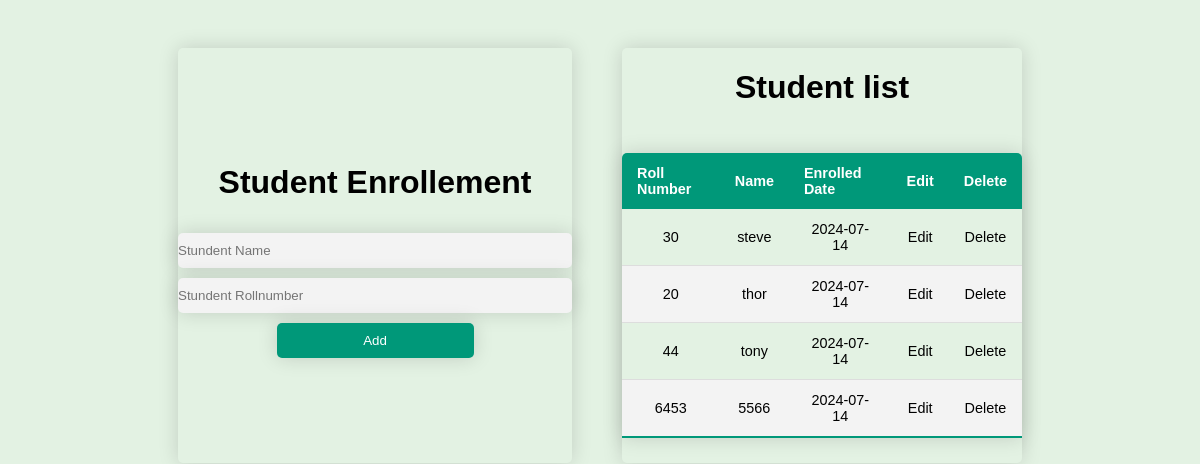
Before: / with the older database file.
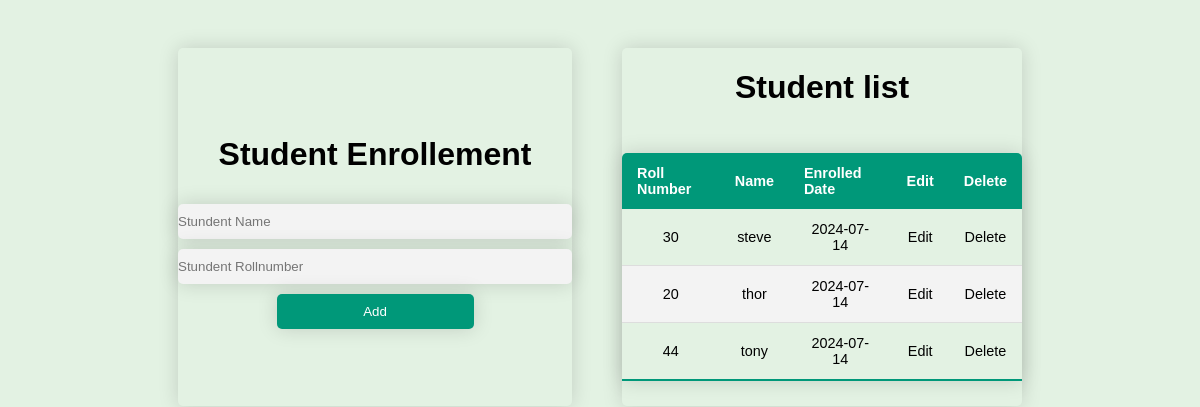
After: the same page with the newer database file.
### app.py (models this page shows, shortened)
class Enroll(db.Model):
    id = db.Column(db.Integer, primary_key=True)
    name = db.Column(db.String(200), nullable=False)
    rollnumber = db.Column(db.Integer, unique=True, nullable=False)
    enrolled_date = db.Column(db.DateTime, default=datetime.utcnow)

### app.py (the view)
@app.route('/', methods=['POST', 'GET'])
def index():
    if request.method == 'POST':
        student_name = request.form['name']
        student_rollnumber = request.form['rollnumber']
        if not is_valid_name(student_name):
            return "Enter a valid student name"
        if not is_valid_rollnumber(student_rollnumber):
            return "Enter a valid roll number"
        existing_data = Enroll.query.filter_by(rollnumber=student_rollnumber).first()
        if existing_data:
            return "Roll number already exist"
        new_data = Enroll(name=student_name, rollnumber=student_rollnumber)
        try:
            db.session.add(new_data)
            db.session.commit()
            return redirect('/')
        except:
            return 'There was an issue adding your data'
    else:
        datas = Enroll.query.order_by(Enroll.enrolled_date).all()
        return render_template('index.html', datas=datas)

### templates/index.html (shortened to what this page needs)
{% extends 'base.html' %}
{% block body %}
<div class="grid-container" style="align-items: top;">
    <div class="grid-items">
        <h1>Student Enrollement</h1>
        <form action="/" method="POST">
            <input type="text" name="name" id="content" placeholder="Stundent Name" required>
            <input type="number" name="rollnumber" id="content" placeholder="Stundent Rollnumber" required>
            <input type="submit", value="Add">
        </form>
    </div>
    <div class="grid-items">
        <h1>Student list</h1>
        {% if datas|length < 1 %}
        <h3>There are no student added. Add one!</h3>
        {% else %}
        <table class="content-table">
            <thead>
                <tr>
                    <th>Roll Number</th>
                    <th>Name</th>
                    <th>Enrolled Date</th>
                    <th>Edit</th>
                    <th>Delete</th>
                </tr>
            </thead>
            <tbody>
                {% for data in datas %}
                <tr>
                    <td>{{data.rollnumber}}</td>
                    <td>{{data.name}}</td>
                    <td>{{data.enrolled_date.date()}}</td>
                    <td><a href="/edit/{{data.id}}">Edit</a></td>
                    <td><a href="/delete/{{data.id}}">Delete</a></td>
                </tr>
            {% endfor %}
            </tbody>
        </table>
        {%  endif %}
    </div>
</div>
{% endblock %}

### templates/base.html (shortened to what this page needs)
<!DOCTYPE html>
<html lang="en">
<head>
</head>
<body>
    {% block body %} {% endblock %}
</body>
</html>

### static/css/main.css (style rules this page uses)
body { display: flex; justify-content: space-between; padding: 20px; box-sizing: border-box; font-family: sans-serif; background-color: #e3f2e3; }
.grid-container { display: grid; grid-template-columns: auto auto ; column-gap: 50px; width: 100%; padding: 20px 150px 20px 150px ; }
.grid-items { display: flex; flex-direction: column; align-items: center; justify-content: center; text-align: center; border-radius: 5px; box-shadow: 0 0 20px rgba(0, 0, 0, 0.15); }
.content-table { border-collapse: collapse; margin: 25px 0; font-size: 0.9em; min-width: 400px; border-radius: 5px 5px 0 0; overflow: hidden; box-shadow: 0 0 20px rgba(0, 0, 0, 0.15); table-layout: fixed; }
.content-table thead tr { background-color: #009879; color: #ffffff; text-align: left; font-weight: bold; }
.content-table th, .content-table td { padding: 12px 15px; }
.content-table tbody tr { border-bottom: 1px solid #dddddd; }
.content-table tbody tr:nth-of-type(even) { background-color: #f3f3f3; }
.content-table tbody tr:last-of-type { border-bottom: 2px solid #009879; }
form { text-align: center; display: inline-block; }
input[type="text"], input[type="number"], input[type="submit"] { display: block; margin: 10px 250px 10px 0px; background-color: #f3f3f3; padding: 10px 0; width: 100%; border: none; border-radius: 5px; box-shadow: 0 0 20px rgba(0, 0, 0, 0.15); }
input[type="submit"] { background-color: #009879; color: white; border: none; cursor: pointer; width: 50%; padding: 10px 0; margin: 10px auto; }
a { text-decoration: none; color: black; }
@media (min-width: 600px) { .grid-container { grid-template-columns: 1fr 1fr; gap: 50px; } }

Changed rows visible on the page:
removed Enroll: rollnumber "6453", name "5566", enrolled_date "2024-07-14"
